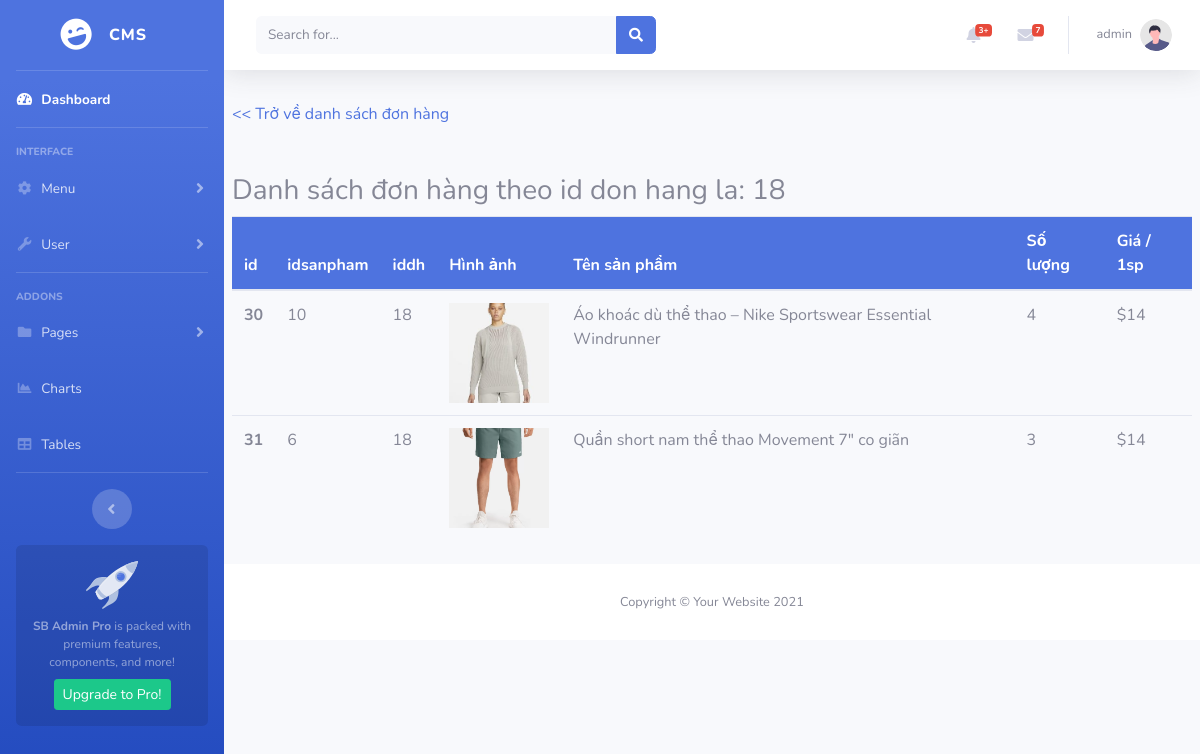
The app's page /admin/index.php?act=orderdetail&iddh=18 (signed in) with its own data.
### tables this page shows
CREATE TABLE `tbl_cart` (
  `id` int(4) NOT NULL,
  `idsanpham` int(4) NOT NULL,
  `iddonhang` int(4) NOT NULL,
  `soluong` int(11) NOT NULL DEFAULT 1,
  `dongia` double(10,0) NOT NULL DEFAULT 0,
  `tensp` varchar(100) DEFAULT NULL,
  `hinhanh` varchar(255) DEFAULT NULL
);

### admin/model/order.php (called while the page is built, shortened)
<?php
function getshowcart($iddh)
{
    $conn = connectdb();
    $stmt = $conn->prepare("SELECT * FROM tbl_cart WHERE iddonhang = " . $iddh);
    $stmt->execute();
    $kq = $stmt->fetchAll();
    return $kq;
}

### admin/view/pages/orderdetail-page.php (the view)
<div class="p-2">
    <a href="./index.php?act=quanlydonhang">
        << Trở về danh sách đơn hàng</a>
            <h3 class="title mt-5">Danh sách đơn hàng theo id don hang la: <?php echo $iddh ?> </h3>
            <table class="table table-hover">
                <thead class="bg-primary text-white">
                    <tr>
                        <th scope="col">id</th>
                        <th scope="col">idsanpham</th>
                        <th scope="col">iddh</th>
                        <th scope="col">Hình ảnh</th>
                        <th scope="col">Tên sản phẩm</th>
                        <th scope="col">Số lượng</th>
                        <th scope="col">Giá / 1sp</th>
                    </tr>
                </thead>
                <tbody>
                    <?php
foreach ($cart_list as $cart_item) {
    $img_url = "." . $cart_item['hinhanh'];
    echo '
                    <tr>
                    <th scope="row">' . $cart_item['id'] . '</th>
                    <td>' . $cart_item['idsanpham'] . '</td>
                    <td>' . $cart_item['iddonhang'] . '</td>
                    <td> <img width=100 height=100 style="object-fit: cover;" src="' . $img_url . '"/></td>
                    <td>' . $cart_item['tensp'] . '</td>
                    <td>' . $cart_item['soluong'] . '</td>
                    <td>$' . $cart_item['dongia'] . '</td>
                </tr>
                    ';
}
?>
                </tbody>
            </table>
</div>

### admin/index.php (shortened to what this page needs)
<?php
include "./model/order.php";
if (isset($_SESSION['username']))
{
    include "./view/common/header.php";
    include "./view/common/sidebar.php";
    include "./view/common/topbar.php";
    if (isset($_GET['act'])) {
        switch ($_GET['act']) {
            case 'orderdetail':
                if (isset($_GET['iddh'])) {
                    $iddh = $_GET['iddh'];
                    $cart_list = getshowcart($iddh);
                    include "./view/pages/orderdetail-page.php";
                }
                break;
        }
    } else {
        include "./view/common/pagecontent.php";
    }
    include "./view/common/footer.php";
} else {
    echo "YOU NEED TO LOGIN YOUR ADMIN ADMINISTRATOR";
}

### admin/view/common/header.php (shortened to what this page needs)
<!DOCTYPE html>
<html lang="en">
<head>
    <link href="vendor/fontawesome-free/css/all.min.css" rel="stylesheet" type="text/css">
    <link href="css/sb-admin-2.min.css" rel="stylesheet">
    <link rel="stylesheet" href="css/custom.css">
</head>
<body id="page-top">
    <div id="wrapper">

### admin/view/common/sidebar.php (shortened to what this page needs)
<ul class="navbar-nav bg-gradient-primary sidebar sidebar-dark accordion" id="accordionSidebar">
    <a class="sidebar-brand d-flex align-items-center justify-content-center" href="index.php">
        <div class="sidebar-brand-icon rotate-n-15">
            <i class="fas fa-laugh-wink"></i>
        </div>
        <div class="sidebar-brand-text mx-3">CMS</div>
    </a>
    <hr class="sidebar-divider my-0">
    <li class="nav-item active">
        <a class="nav-link" href="index.php">
            <i class="fas fa-fw fa-tachometer-alt"></i>
            <span>Dashboard</span></a>
    </li>
    <hr class="sidebar-divider">
    <div class="sidebar-heading">
        Interface
    </div>
    <li class="nav-item">
        <a class="nav-link collapsed" href="#" data-toggle="collapse" data-target="#collapseTwo" aria-expanded="true"
            aria-controls="collapseTwo">
            <i class="fas fa-fw fa-cog"></i>
            <span>Menu</span>
        </a>
    </li>
    <li class="nav-item">
        <a class="nav-link collapsed" href="#" data-toggle="collapse" data-target="#collapseUtilities"
            aria-expanded="true" aria-controls="collapseUtilities">
            <i class="fas fa-fw fa-wrench"></i>
            <span>User</span>
        </a>
    </li>
    <hr class="sidebar-divider">
    <div class="sidebar-heading">
        Addons
    </div>
    <li class="nav-item">
        <a class="nav-link collapsed" href="#" data-toggle="collapse" data-target="#collapsePages" aria-expanded="true"
            aria-controls="collapsePages">
            <i class="fas fa-fw fa-folder"></i>
            <span>Pages</span>
        </a>
    </li>
    <li class="nav-item">
        <a class="nav-link" href="charts.html">
            <i class="fas fa-fw fa-chart-area"></i>
            <span>Charts</span></a>
    </li>
    <li class="nav-item">
        <a class="nav-link" href="tables.html">
            <i class="fas fa-fw fa-table"></i>
            <span>Tables</span></a>
    </li>
    <hr class="sidebar-divider d-none d-md-block">
    <div class="text-center d-none d-md-inline">
        <button class="rounded-circle border-0" id="sidebarToggle"></button>
    </div>
    <div class="sidebar-card d-none d-lg-flex">
        <img class="sidebar-card-illustration mb-2" src="img/undraw_rocket.svg" alt="...">
        <p class="text-center mb-2"><strong>SB Admin Pro</strong> is packed with premium features, components, and more!
        </p>
        <a class="btn btn-success btn-sm" href="https://startbootstrap.com/theme/sb-admin-pro">Upgrade to Pro!</a>
    </div>
</ul>

### admin/view/common/topbar.php (shortened to what this page needs)
<div id="content-wrapper" class="d-flex flex-column">
    <div id="content">
        <nav class="navbar navbar-expand navbar-light bg-white topbar mb-4 static-top shadow">
            <form class="d-none d-sm-inline-block form-inline mr-auto ml-md-3 my-2 my-md-0 mw-100 navbar-search">
                <div class="input-group">
                    <input type="text" class="form-control bg-light border-0 small" placeholder="Search for..."
                        aria-label="Search" aria-describedby="basic-addon2">
                    <div class="input-group-append">
                        <button class="btn btn-primary" type="button">
                            <i class="fas fa-search fa-sm"></i>
                        </button>
                    </div>
                </div>
            </form>
            <ul class="navbar-nav ml-auto">
                <li class="nav-item dropdown no-arrow mx-1">
                    <a class="nav-link dropdown-toggle" href="#" id="alertsDropdown" role="button"
                        data-toggle="dropdown" aria-haspopup="true" aria-expanded="false">
                        <i class="fas fa-bell fa-fw"></i>
                        <span class="badge badge-danger badge-counter">3+</span>
                    </a>
                </li>
                <li class="nav-item dropdown no-arrow mx-1">
                    <a class="nav-link dropdown-toggle" href="#" id="messagesDropdown" role="button"
                        data-toggle="dropdown" aria-haspopup="true" aria-expanded="false">
                        <i class="fas fa-envelope fa-fw"></i>
                        <span class="badge badge-danger badge-counter">7</span>
                    </a>
                </li>
                <li class="nav-item dropdown no-arrow">
                    <a class="nav-link dropdown-toggle" href="#" id="userDropdown" role="button" data-toggle="dropdown"
                        aria-haspopup="true" aria-expanded="false">
                        <span class="mr-2 d-none d-lg-inline text-gray-600 small"><?php if (isset($_SESSION['username']) && $_SESSION['username'] != '') {
    echo $_SESSION['username'];
} else {
    echo "USER NAME";
}
?> </span>
                        <img class="img-profile rounded-circle" src="img/undraw_profile.svg">
                    </a>
                </li>
            </ul>
        </nav>

### admin/view/common/footer.php (shortened to what this page needs)
<footer class="sticky-footer bg-white">
    <div class="container my-auto">
        <div class="copyright text-center my-auto">
            <span>Copyright &copy; Your Website 2021</span>
        </div>
    </div>
</footer>
</div>
</div>
</body>
</html>

### records on screen
tbl_cart: id "30", idsanpham "10", iddonhang "18", hinhanh (picture), tensp "Áo khoác dù thể thao – Nike Sportswear Essential Windrunner", soluong "4", dongia "14"
tbl_cart: id "31", idsanpham "6", iddonhang "18", hinhanh (picture), tensp "Quần short nam thể thao Movement 7″ co giãn", soluong "3", dongia "14"

### other values on screen
$_SESSION['username'] "admin"
$iddh "18"
